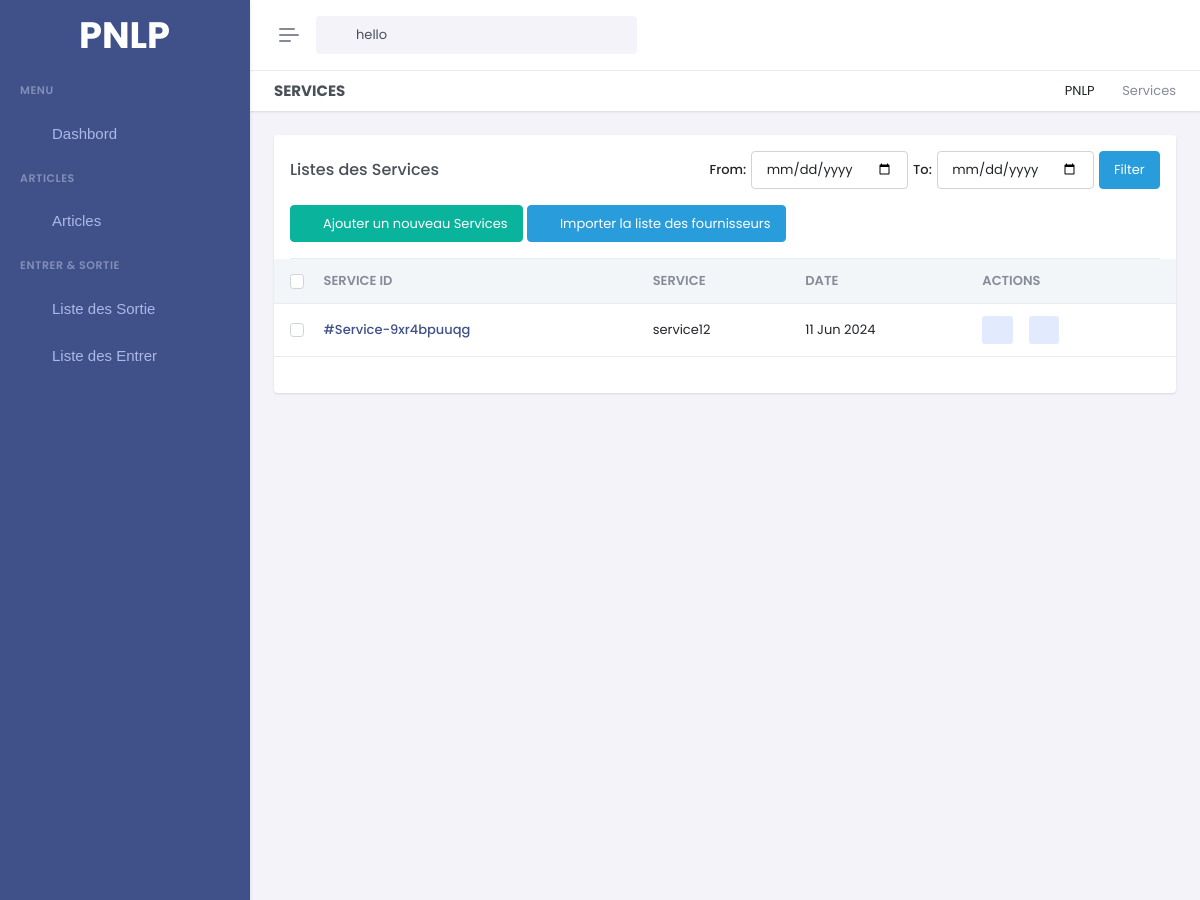
The page /services/ (upper part) on the database as committed earlier.
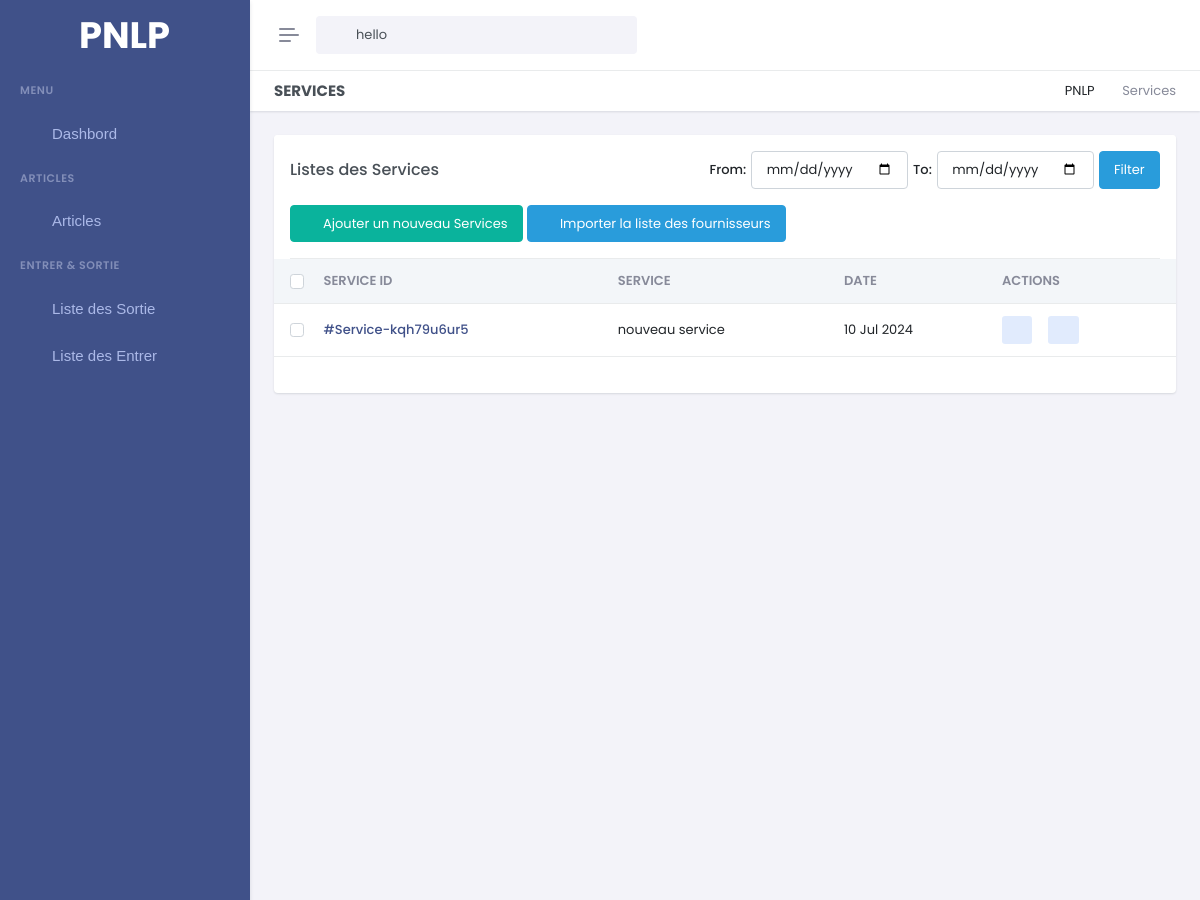
The same page on the database as committed later.
### gestion/models.py (models this page shows, shortened)
class Service(models.Model):
    sid = ShortUUIDField(unique=True, length=10, max_length= 20 , alphabet='abcdefghijklmnopqrstuvwxyz1234567890' , editable=False,  prefix='Service-')
    title = models.CharField(max_length=100, default='untitle service')
    date = models.DateField(auto_now_add=True)

### gestion/views.py (the view)
# urls.py: path('services/',Serv_list, name='serv'),
def Serv_list(request):
    start_date = request.GET.get('start-date')
    end_date = request.GET.get('end-date')
    services = Service.objects.all()
    if start_date:
        start_date = parse_date(start_date)
        if start_date:
            services = services.filter(date__gte=start_date)
    if end_date:
        end_date = parse_date(end_date)
        if end_date:
            services = services.filter(date__lte=end_date)
    context={
        'services':services,
        'start_date': start_date,
        'end_date': end_date,
        'start_date_i': start_date.strftime('%Y-%m-%d') if start_date else None,
        'end_date_i': end_date.strftime('%Y-%m-%d') if end_date else None,
    }
    return render(request, 'pages/article/service.html', context)

### gestion/context_processor.py (called while the page is built)
def is_admin(user):
    try:
        admin_profile = AdminProfile.objects.get(user=user)
        return True
    except AdminProfile.DoesNotExist:
        return False

### templates/pages/article/service.html (shortened to what the changed rows need)
{% extends 'base/base.html' %} {% load static %} {% block 'content' %}
<div class="main-content">
  <div class="page-content">
    <div class="container-fluid">
      <div class="row">
        <div class="col-lg-12">
          <div class="card" id="orderList">
            <div class="card-body pt-0">
              <div>
                <div class="table-responsive table-card mb-1">
                  {% if services %}
                  <table class="table table-nowrap align-middle" id="orderTable">
                    <thead class="text-muted table-light">
                      <tr class="text-uppercase">
                        <th scope="col" style="width: 25px">
                          <div class="form-check">
                            <input class="form-check-input" type="checkbox" id="checkAll" value="option" />
                          </div>
                        </th>
                        <th data-sort="id">service ID</th>
                        <th data-sort="customer_name">service</th>
                        <th data-sort="date">Date</th>
                        <th>Actions</th>
                      </tr>
                    </thead>
                    <tbody class="list form-check-all">
                      {% for service in services %}
                      <tr>
                        <th scope="row">
                          <div class="form-check">
                            <input class="form-check-input" type="checkbox" name="checkAll" value="option1" />
                          </div>
                        </th>
                        <td class="id">
                          <a href="" class="fw-medium link-primary">#{{service.sid}}</a>
                        </td>
                        <td class="customer_name">{{service.title}}</td>
                        <td class="date">{{service.date|date:"d M Y"}}</td>
                        <td>
                          <ul class="list-inline hstack gap-2 mb-0">
                            <li class="list-inline-item" data-bs-toggle="tooltip" data-bs-trigger="hover"
                              data-bs-placement="top" aria-label="Update {{service.title}}"
                              data-bs-original-title="Update {{service.title}}">
                              <a href="" class="btn btn-soft-secondary btn-sm dropdown d-inline-block" data-bs-toggle="modal"
                              data-bs-target="#updateOrder-{{service.sid}}">
                                <i class=" bx bx-pencil fs-16"></i>
                              </a>
                            </li>
                            <li class="list-inline-item" data-bs-toggle="tooltip" data-bs-trigger="hover"
                              data-bs-placement="top" aria-label="Delete {{service.title}}"
                              data-bs-original-title="Delete {{service.title}}">
                              <a href="" class="btn btn-soft-secondary btn-sm dropdown d-inline-block" data-bs-toggle="modal"
                                data-bs-target="#deleteOrder-{{service.sid}}">
                                <i class=" bx bx-trash fs-16"></i>
                              </a>
                            </li>
                          </ul>
                        </td>
                      </tr>
                      {% endfor %}
                    </tbody>
                  </table>
                  {% else %}
                  <center>
                    <h1>Aucun service n'as été trouver</h1>
                  </center>
                  {% endif %}
                </div>
            </div>
          </div>
        </div>
      </div>
    </div>
  </div>
</div>
</div>
{% endblock %}

Rows that differ between the two databases and show on the page:
removed Service: sid "Service-9xr4bpuuqg", title "service12", date "11 Jun 2024"
added Service: sid "Service-kqh79u6ur5", title "nouveau service", date "10 Jul 2024"
